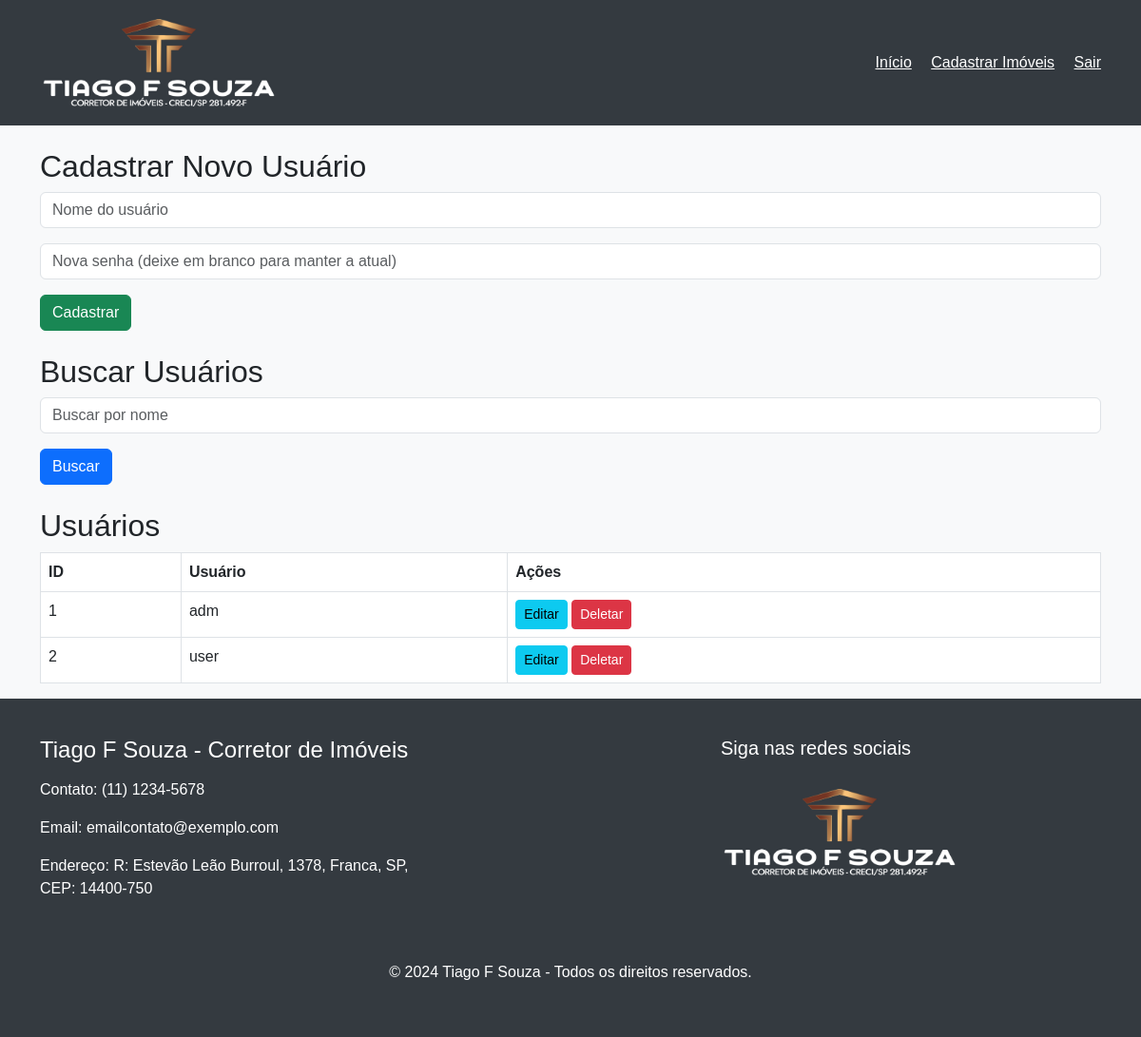
The page /adm/usuarios.php on the database its author committed.
### tables this page shows
CREATE TABLE `usuarios` (
  `id` int(11) NOT NULL,
  `user` varchar(30) NOT NULL,
  `pass` varchar(100) NOT NULL
);

### adm/usuarios.php (the view, shortened to what this page needs)
<?php
include ("../conn.php");
$search = isset($_POST['search']) ? $_POST['search'] : '';
$usuarioParaEditar = null;
$sql = "SELECT * FROM usuarios";
$stmt = $mysqli->prepare($sql);
$stmt->execute();
$result = $stmt->get_result();
$usuarios = $result->fetch_all(MYSQLI_ASSOC);
?>
<!DOCTYPE html>
<html lang="pt-BR">
<head>
    <link href="https://cdn.jsdelivr.net/npm/bootstrap@5.3.0/dist/css/bootstrap.min.css" rel="stylesheet">
</head>
<body>
<header>
    <div class="container">
        <div class="d-flex justify-content-between align-items-center">
            <a href="#" class="logo">
                <img src="../images/logotiago.png" alt="Logo">
            </a>
            <nav>
                <div>
                    <a href="../index.php" class="text-white">Início</a>
                    <a href="upload.php" class="text-white ms-3">Cadastrar Imóveis</a>
                    <a href="logout.php" class="text-white ms-3">Sair</a>
                </div>
            </nav>
        </div>
    </div>
</header>
<main class="container mt-4">
    <h2 class="mt-4"><?php echo $usuarioParaEditar ? 'Editar Usuário' : 'Cadastrar Novo Usuário'; ?></h2>
    <form method="post" action="">
        <div class="mb-3">
            <input type="text" name="user" class="form-control" placeholder="Nome do usuário" value="<?php echo htmlspecialchars($usuarioParaEditar['user'] ?? ''); ?>" required>
        </div>
        <div class="mb-3">
            <input type="password" name="pass" class="form-control" placeholder="Nova senha (deixe em branco para manter a atual)">
        </div>
        <button type="submit" name="<?php echo $usuarioParaEditar ? 'update' : 'create'; ?>" class="btn btn-<?php echo $usuarioParaEditar ? 'info' : 'success'; ?>">
            <?php echo $usuarioParaEditar ? 'Atualizar' : 'Cadastrar'; ?>
        </button>
    </form><br>
    <h2>Buscar Usuários</h2>
    <form method="post" action="">
        <div class="mb-3">
            <input type="text" name="search" class="form-control" placeholder="Buscar por nome" value="<?php echo htmlspecialchars($search); ?>">
        </div>
        <button type="submit" class="btn btn-primary">Buscar</button>
    </form>
    <h2 class="mt-4">Usuários</h2>
    <table class="table table-bordered">
        <thead>
            <tr>
                <th>ID</th>
                <th>Usuário</th>
                <th>Ações</th>
            </tr>
        </thead>
        <tbody>
            <?php foreach ($usuarios as $usuario): ?>
            <tr>
                <td><?php echo htmlspecialchars($usuario['id']); ?></td>
                <td><?php echo htmlspecialchars($usuario['user']); ?></td>
                <td>
                    <a href="?edit=<?php echo $usuario['id']; ?>" class="btn btn-info btn-sm">Editar</a>
                    <a href="?delete=<?php echo $usuario['id']; ?>" class="btn btn-danger btn-sm" onclick="return confirmDelete();">Deletar</a>
                </td>
            </tr>
            <?php endforeach; ?>
        </tbody>
    </table>
</main>
<footer>
    <div class="container footer-container">
        <div class="group">
            <h4>Tiago F Souza - Corretor de Imóveis</h4>
            <p>Contato: (11) 1234-5678</p>
            <p>Email: emailcontato@exemplo.com</p>
            <p>Endereço: R: Estevão Leão Burroul, 1378, Franca, SP, CEP: 14400-750</p>
        </div>
        <div class="follow group">
            <h5>Siga nas redes sociais</h5>
            <a href="#" class="logo">
                <img src="../images/logotiago.png" alt="Logo">
            </a>
        </div>
    </div>
    <p class="text-center mt-5">&copy; 2024 Tiago F Souza - Todos os direitos reservados.</p>
</footer>
</body>
</html>

### adm/usuarios.php (style rules this page uses)
body { font-family: Arial, sans-serif; background-color: #f8f9fa; }
header { background-color: #343a40; padding: 20px; color: #fff; }
.logo img { width: 250px; }
footer { background-color: #343a40; color: #ffffff; padding: 40px 0; text-align: center; }
.footer-container { display: flex; justify-content: space-between; align-items: flex-start; flex-wrap: wrap; gap: 20px; }
.footer-container .group { flex: 1; text-align: left; max-width: 400px; }
.footer-container .group h4, .footer-container .group h5 { margin-bottom: 15px; }

### rows shown on the page
usuarios: id "1", user "adm"
usuarios: id "2", user "user"
